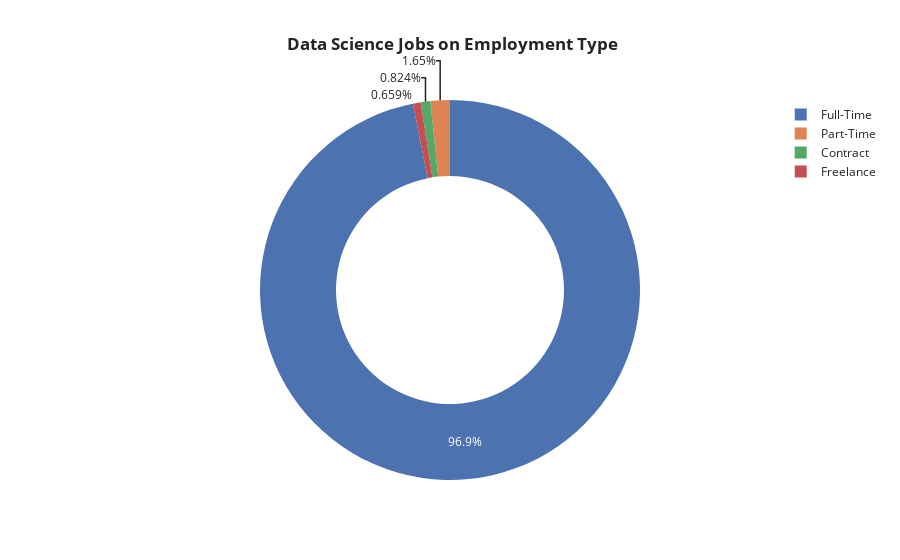

Notebook source saved alongside this figure:
### Code cell
fig = px.pie(Exp_Typ, names ='employment_type', values='salary_in_usd', color='employment_type', hole=0.6,
            labels={'employment_type':'Employment Type', 'salary_in_usd':'Salary'}, template='seaborn',
            title = '<b> Data Science Jobs on Employment Type')
fig.show()

### Figure 1 — Plotly figure (JSON) as saved in the notebook; plotly's stock layout.template omitted (floating-point values rounded to 4 significant figures)
{"data": [{"customdata": [["Full-Time"], ["Part-Time"], ["Contract"], ["Freelance"]], "domain": {"x": [0, 1], "y": [0, 1]}, "hole": 0.6, "hovertemplate": "Employment Type=%{customdata[0]}<br>Salary=%{value}<extra></extra>", "labels": ["Full-Time", "Part-Time", "Contract", "Freelance"], "legendgroup": "", "marker": {"colors": ["rgb(76,114,176)", "rgb(221,132,82)", "rgb(85,168,104)", "rgb(196,78,82)"]}, "name": "", "showlegend": true, "type": "pie", "values": [588, 10, 5, 4]}], "layout": {"legend": {"tracegroupgap": 0}, "title": {"text": "<b> Data Science Jobs on Employment Type"}}}
